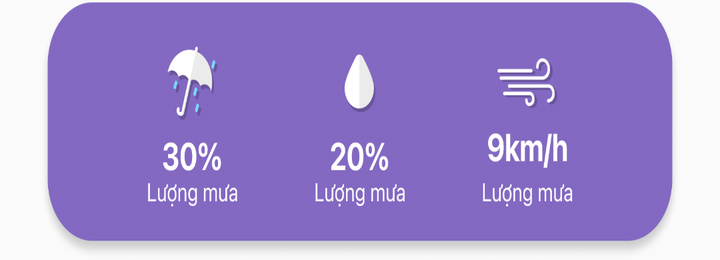
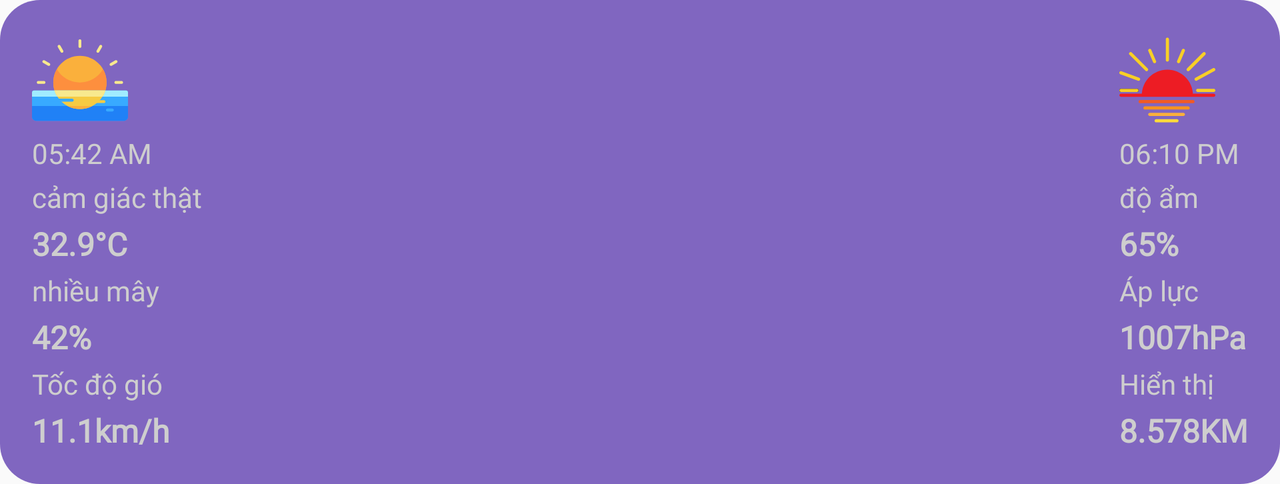

Two renders of one Android screen. The first uses the default layout on a phone; the second uses the alternative layout the repository ships for a different screen configuration, on a matching device. The two XML files are below.
<!-- AndroidManifest.xml: application theme AppTheme -->
<!-- res/layout/layout_additional_weather_info.xml -->
<?xml version="1.0" encoding="utf-8"?>
<RelativeLayout xmlns:android="http://schemas.android.com/apk/res/android"
    xmlns:tools="http://schemas.android.com/tools"
    android:layout_width="match_parent"
    android:layout_height="wrap_content"
    tools:showIn="@layout/layout_info">

    <androidx.constraintlayout.widget.ConstraintLayout
        android:layout_width="match_parent"
        android:layout_height="130dp"
        android:layout_marginStart="20dp"
        android:layout_marginEnd="20dp"
        android:background="@drawable/group_27"
        android:translationZ="3dp">


    </androidx.constraintlayout.widget.ConstraintLayout>

</RelativeLayout>
<!-- resources referenced by this layout -->
<resources>
  <!-- drawable group_27: png bitmap (drawable, 71812 bytes) -->
  <style name="AppTheme" parent="Theme.AppCompat.Light.NoActionBar">
          
          <item name="colorPrimary">@color/colorPrimary</item>
          <item name="colorPrimaryDark">@color/colorPrimaryDark</item>
          <item name="colorAccent">@color/colorAccent</item>
          <item name="android:statusBarColor">@color/color1</item>
          <item name="android:navigationBarColor">@color/color3</item>
          <item name="android:windowLightStatusBar">true</item>
      </style>
  <color name="colorPrimary">#3D5172</color>
  <color name="colorPrimaryDark">#3700B3</color>
  <color name="colorAccent">#C4FFFFFF</color>
  <color name="color1">#362264</color>
  <color name="color3">#542346</color>
</resources>
<!-- res/layout-land/layout_additional_weather_info.xml (the repository's variant of the layout above) -->
<!-- drawn on the phone turned sideways -->
<?xml version="1.0" encoding="utf-8"?>
<RelativeLayout xmlns:android="http://schemas.android.com/apk/res/android"
    xmlns:app="http://schemas.android.com/apk/res-auto"
    xmlns:tools="http://schemas.android.com/tools"
    android:layout_width="match_parent"
    android:layout_height="wrap_content"
    tools:showIn="@layout/layout_info">

    <androidx.constraintlayout.widget.ConstraintLayout
        android:layout_width="match_parent"
        android:layout_height="wrap_content"
        android:background="@drawable/bg_item">

        <LinearLayout
            android:layout_width="wrap_content"
            android:layout_height="wrap_content"
            android:layout_marginStart="16dp"
            android:layout_marginTop="5dp"
            android:layout_marginBottom="5dp"
            android:orientation="vertical"
            app:layout_constraintBottom_toBottomOf="parent"
            app:layout_constraintStart_toStartOf="parent"
            app:layout_constraintTop_toTopOf="parent">

            <ImageView
                android:id="@+id/iv_sunrise"
                android:layout_width="48dp"
                android:layout_height="48dp"
                android:contentDescription="@string/desc_sunrise"
                android:src="@drawable/ic_sunrise"
                app:layout_constraintStart_toStartOf="parent"
                app:layout_constraintTop_toTopOf="parent" />

            <TextView
                android:id="@+id/tv_sunrise_time"
                android:layout_width="wrap_content"
                android:layout_height="wrap_content"
                android:layout_marginStart="0dp"
                android:layout_marginTop="3dp"
                android:textColor="@color/light_grey"
                app:layout_constraintEnd_toEndOf="@id/iv_sunrise"
                app:layout_constraintStart_toStartOf="@id/iv_sunrise"
                app:layout_constraintTop_toBottomOf="@id/iv_sunrise"
                tools:text="05:42 AM" />

            <TextView
                android:id="@+id/tv_real_feel_label"
                android:layout_width="wrap_content"
                android:layout_height="wrap_content"
                android:layout_marginStart="0dp"
                android:layout_marginTop="3dp"
                android:fontFamily="@font/pt_regular"
                android:text="@string/label_real_feel"
                android:textColor="@color/light_grey"
                app:layout_constraintStart_toStartOf="parent"
                app:layout_constraintTop_toBottomOf="@id/tv_sunrise_time" />

            <TextView
                android:id="@+id/tv_real_feel_text"
                android:layout_width="wrap_content"
                android:layout_height="wrap_content"
                android:layout_marginStart="0dp"
                android:layout_marginTop="3dp"
                android:fontFamily="@font/pt_bold"
                android:text="@string/degree_celsius_symbol_with_temp"
                android:textColor="@color/light_grey"
                android:textSize="16sp"
                android:textStyle="bold"
                app:layout_constraintStart_toStartOf="@id/tv_real_feel_label"
                app:layout_constraintTop_toBottomOf="@id/tv_real_feel_label" />

            <TextView
                android:id="@+id/tv_cloudiness_label"
                android:layout_width="wrap_content"
                android:layout_height="wrap_content"
                android:layout_marginStart="0dp"
                android:layout_marginTop="3dp"
                android:fontFamily="@font/pt_regular"
                android:text="@string/label_cloudiness"
                android:textColor="@color/light_grey"
                app:layout_constraintStart_toStartOf="parent"
                app:layout_constraintTop_toBottomOf="@id/tv_real_feel_text" />

            <TextView
                android:id="@+id/tv_cloudiness_text"
                android:layout_width="wrap_content"
                android:layout_height="wrap_content"
                android:layout_marginStart="0dp"
                android:layout_marginTop="3dp"
                android:fontFamily="@font/pt_bold"
                android:textColor="@color/light_grey"
                android:textSize="16sp"
                android:textStyle="bold"
                app:layout_constraintStart_toStartOf="@id/tv_cloudiness_label"
                app:layout_constraintTop_toBottomOf="@id/tv_cloudiness_label"
                tools:text="42%" />

            <TextView
                android:id="@+id/tv_wind_speed_label"
                android:layout_width="wrap_content"
                android:layout_height="wrap_content"
                android:layout_marginStart="0dp"
                android:layout_marginTop="3dp"
                android:fontFamily="@font/pt_regular"
                android:text="@string/label_wind_speed"
                android:textColor="@color/light_grey"
                app:layout_constraintStart_toStartOf="parent"
                app:layout_constraintTop_toBottomOf="@id/tv_cloudiness_text" />

            <TextView
                android:id="@+id/tv_wind_speed_text"
                android:layout_width="wrap_content"
                android:layout_height="wrap_content"
                android:layout_marginStart="0dp"
                android:layout_marginTop="3dp"
                android:fontFamily="@font/pt_bold"
                android:textColor="@color/light_grey"
                android:textSize="16sp"
                android:textStyle="bold"
                app:layout_constraintBottom_toBottomOf="parent"
                app:layout_constraintStart_toStartOf="@id/tv_wind_speed_label"
                app:layout_constraintTop_toBottomOf="@id/tv_wind_speed_label"
                tools:text="11.1km/h" />

        </LinearLayout>

        <LinearLayout
            android:layout_width="wrap_content"
            android:layout_height="wrap_content"
            android:layout_marginTop="16dp"
            android:layout_marginEnd="16dp"
            android:layout_marginBottom="16dp"
            android:orientation="vertical"
            app:layout_constraintBottom_toBottomOf="parent"
            app:layout_constraintEnd_toEndOf="parent"
            app:layout_constraintTop_toTopOf="parent">

            <ImageView
                android:id="@+id/iv_sunset"
                android:layout_width="48dp"
                android:layout_height="48dp"
                android:contentDescription="@string/desc_sunset"
                android:fontFamily="@font/pt_regular"
                android:src="@drawable/ic_sunset"
                app:layout_constraintEnd_toEndOf="parent"
                app:layout_constraintTop_toTopOf="parent" />

            <TextView
                android:id="@+id/tv_sunset_time"
                android:layout_width="wrap_content"
                android:layout_height="wrap_content"
                android:layout_marginStart="0dp"
                android:layout_marginTop="3dp"
                android:fontFamily="@font/pt_regular"
                android:textColor="@color/light_grey"
                app:layout_constraintEnd_toEndOf="@id/iv_sunset"
                app:layout_constraintStart_toStartOf="@id/iv_sunset"
                app:layout_constraintTop_toBottomOf="@id/iv_sunset"
                tools:text="06:10 PM" />


            <TextView
                android:id="@+id/tv_humidity_label"
                android:layout_width="wrap_content"
                android:layout_height="wrap_content"
                android:layout_marginStart="0dp"
                android:layout_marginTop="3dp"
                android:fontFamily="@font/pt_regular"
                android:text="@string/label_humidity"
                android:textColor="@color/light_grey"
                app:layout_constraintEnd_toEndOf="parent"
                app:layout_constraintTop_toBottomOf="@id/tv_sunset_time" />

            <TextView
                android:id="@+id/tv_humidity_text"
                android:layout_width="wrap_content"
                android:layout_height="wrap_content"
                android:layout_marginStart="0dp"
                android:layout_marginTop="3dp"
                android:fontFamily="@font/pt_bold"
                android:textColor="@color/light_grey"
                android:textSize="16sp"
                android:textStyle="bold"
                app:layout_constraintStart_toStartOf="@id/tv_humidity_label"
                app:layout_constraintTop_toBottomOf="@id/tv_humidity_label"
                tools:text="65%" />


            <TextView
                android:id="@+id/tv_pressure_label"
                android:layout_width="wrap_content"
                android:layout_height="wrap_content"
                android:layout_marginStart="0dp"
                android:layout_marginTop="3dp"
                android:fontFamily="@font/pt_regular"
                android:text="@string/label_pressure"
                android:textColor="@color/light_grey"
                app:layout_constraintStart_toStartOf="@id/tv_humidity_text"
                app:layout_constraintTop_toBottomOf="@id/tv_humidity_text" />

            <TextView
                android:id="@+id/tv_pressure_text"
                android:layout_width="wrap_content"
                android:layout_height="wrap_content"
                android:layout_marginStart="0dp"
                android:layout_marginTop="3dp"
                android:fontFamily="@font/pt_bold"
                android:textColor="@color/light_grey"
                android:textSize="16sp"
                android:textStyle="bold"
                app:layout_constraintEnd_toEndOf="parent"
                app:layout_constraintStart_toStartOf="@id/tv_pressure_label"
                app:layout_constraintTop_toBottomOf="@id/tv_pressure_label"
                tools:text="1007hPa" />


            <TextView
                android:id="@+id/tv_visibility_label"
                android:layout_width="wrap_content"
                android:layout_height="wrap_content"
                android:layout_marginStart="0dp"
                android:layout_marginTop="3dp"
                android:fontFamily="@font/pt_regular"
                android:text="@string/label_visibility"
                android:textColor="@color/light_grey"
                app:layout_constraintStart_toStartOf="@id/tv_pressure_text"
                app:layout_constraintTop_toBottomOf="@id/tv_pressure_text" />

            <TextView
                android:id="@+id/tv_visibility_text"
                android:layout_width="wrap_content"
                android:layout_height="wrap_content"
                android:layout_marginStart="0dp"
                android:layout_marginTop="3dp"
                android:fontFamily="@font/pt_bold"
                android:textColor="@color/light_grey"
                android:textSize="16sp"
                android:textStyle="bold"
                app:layout_constraintBottom_toBottomOf="parent"
                app:layout_constraintEnd_toEndOf="parent"
                app:layout_constraintStart_toStartOf="@id/tv_visibility_label"
                app:layout_constraintTop_toBottomOf="@id/tv_visibility_label"
                tools:text="8.578KM" />

        </LinearLayout>

    </androidx.constraintlayout.widget.ConstraintLayout>

</RelativeLayout>
<!-- resources referenced by the variant -->
<!-- as the phone turned sideways resolves them -->
<resources>
  <color name="light_grey">#CECECE</color>
  <!-- drawable bg_item (drawable) -->
  <?xml version="1.0" encoding="utf-8"?>
  <shape xmlns:android="http://schemas.android.com/apk/res/android">
  
      <solid android:color="#B34E29A8" />
      <corners android:radius="20dp" />
  
  </shape>
  <!-- drawable ic_sunrise: vector/xml drawable (drawable, 5200 chars, omitted) -->
  <!-- drawable ic_sunset: vector/xml drawable (drawable, 4287 chars, omitted) -->
  <string name="degree_celsius_symbol_with_temp">32.9°C</string>
  <string name="desc_sunrise">icon of sunrise</string>
  <string name="desc_sunset">icon of sunset</string>
  <string name="label_cloudiness">nhiều mây</string>
  <string name="label_humidity">độ ẩm</string>
  <string name="label_pressure">Áp lực</string>
  <string name="label_real_feel">cảm giác thật</string>
  <string name="label_visibility">Hiển thị</string>
  <string name="label_wind_speed">Tốc độ gió</string>
  <style name="AppTheme" parent="Theme.AppCompat.Light.NoActionBar">
          
          <item name="colorPrimary">@color/colorPrimary</item>
          <item name="colorPrimaryDark">@color/colorPrimaryDark</item>
          <item name="colorAccent">@color/colorAccent</item>
          <item name="android:statusBarColor">@color/color1</item>
          <item name="android:navigationBarColor">@color/color3</item>
          <item name="android:windowLightStatusBar">true</item>
      </style>
  <color name="colorPrimary">#3D5172</color>
  <color name="colorPrimaryDark">#3700B3</color>
  <color name="colorAccent">#C4FFFFFF</color>
  <color name="color1">#362264</color>
  <color name="color3">#542346</color>
</resources>
